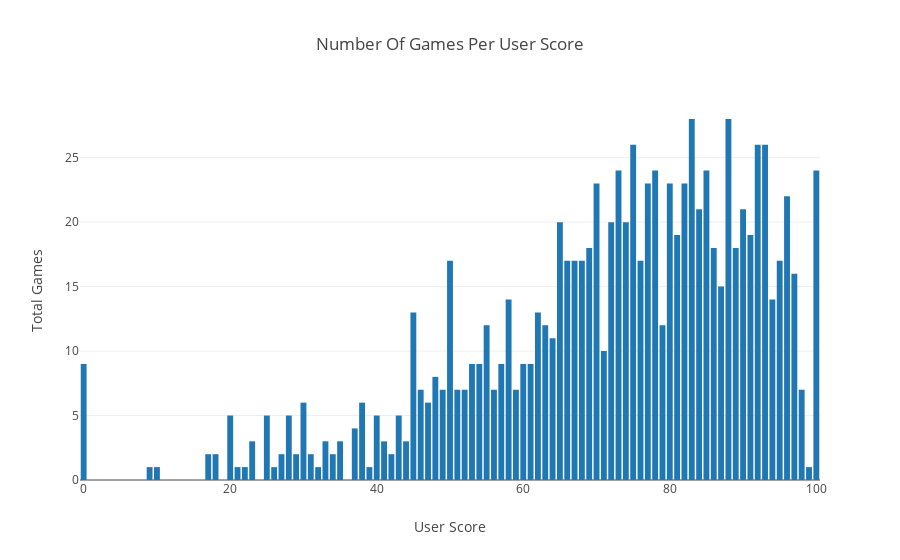

Write notebook code for a chart like this one.
### Markdown cell above
## 1

### Aim

Products that receive more updates also receive higher ratings.

### Purpose

This is based on the assumption that in an update, a developer will attempt to expand and improve the experience of the user or increase positive engagement, and therefore there should be a positive correlation between update and score metrics. If this holds true, updates have an obvious impact that can be further explored, however it may be skewed by products that happened to be well recieved upon release. Furthermore, it will not account for opinion that has waned over time.

### Investigation

I will first look at how many games are in each score band, as this may help explain some further results.

I will then take the number of updates and user score for a product and present them in scatter plot. I believe there will be an aggregation of points to the top-right, ergo, games that have been updated the most also with higher ratings.

### Code cell
user_score_distribution = json.load(open('./dumps/user-score-distribution.json'))

x = []
y = []

for item in user_score_distribution:
    x.append(item['score'])
    y.append(len(item['review_count']))

layout = go.Layout(
    title='Number Of Games Per User Score',
    xaxis=dict(
        title="User Score"
    ),
    yaxis=dict(
        title="Total Games"
    ),
    showlegend=False
)

data = [go.Bar(
    x=x,
    y=y
)]

fig = go.Figure(data=data, layout=layout)

iplot(fig)

### Figure 1 — Plotly figure (JSON) as saved in the notebook; plotly's stock layout.template omitted (floating-point values rounded to 4 significant figures)
{"data": [{"type": "bar", "x": [0, 1, 2, 3, 4, 5, 6, 7, 8, 9, 10, 11, 12, 13, 14, 15, 16, 17, 18, 19, 20, 21, 22, 23, 24, 25, 26, 27, 28, 29, 30, 31, 32, 33, 34, 35, 36, 37, 38, 39, 40, 41, 42, 43, 44, 45, 46, 47, 48, 49, 50, 51, 52, 53, 54, 55, 56, 57, 58, 59, 60, 61, 62, 63, 64, 65, 66, 67, 68, 69, 70, 71, 72, 73, 74, 75, 76, 77, 78, 79, 80, 81, 82, 83, 84, 85, 86, 87, 88, 89, 90, 91, 92, 93, 94, 95, 96, 97, 98, 99, 100], "y": [9, 0, 0, 0, 0, 0, 0, 0, 0, 1, 1, 0, 0, 0, 0, 0, 0, 2, 2, 0, 5, 1, 1, 3, 0, 5, 1, 2, 5, 2, 6, 2, 1, 3, 2, 3, 0, 4, 6, 1, 5, 3, 2, 5, 3, 13, 7, 6, 8, 7, 17, 7, 7, 9, 9, 12, 7, 9, 14, 7, 9, 9, 13, 12, 11, 20, 17, 17, 17, 18, 23, 10, 20, 24, 20, 26, 17, 23, 24, 12, 23, 19, 23, 28, 21, 24, 18, 15, 28, 18, 21, 19, 26, 26, 14, 17, 22, 16, 7, 1, 24]}], "layout": {"showlegend": false, "title": "Number Of Games Per User Score", "xaxis": {"title": "User Score"}, "yaxis": {"title": "Total Games"}}}
